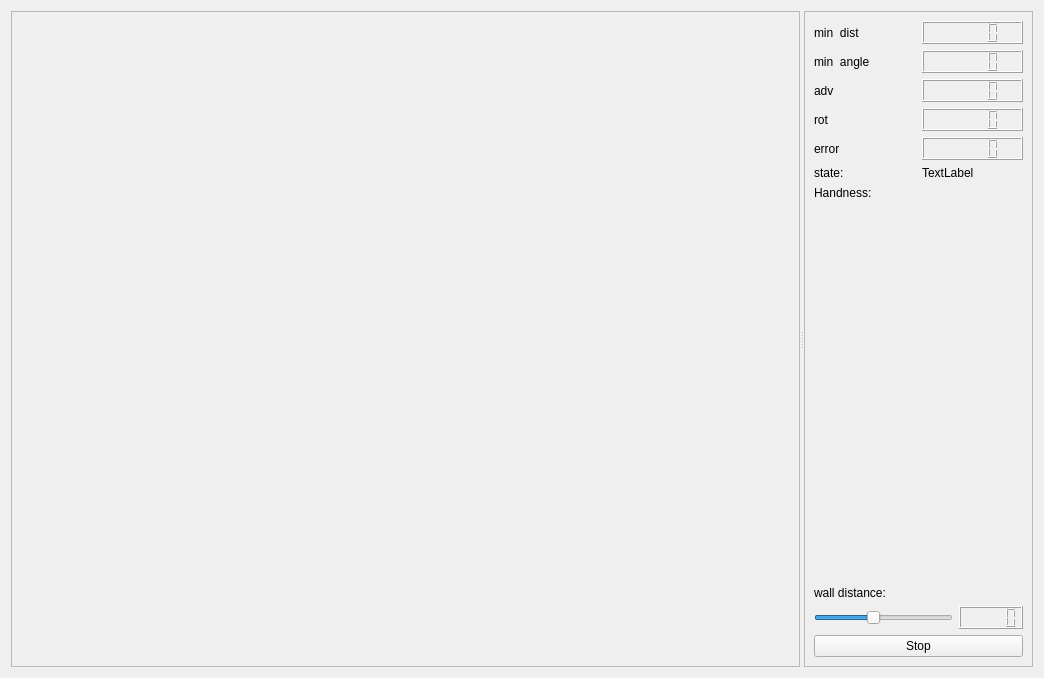
<?xml version="1.0" encoding="UTF-8"?>
<ui version="4.0">
 <class>guiDlg</class>
 <widget class="QWidget" name="guiDlg">
  <property name="geometry">
   <rect>
    <x>0</x>
    <y>0</y>
    <width>1044</width>
    <height>678</height>
   </rect>
  </property>
  <property name="windowTitle">
   <string>chocachoca</string>
  </property>
  <layout class="QVBoxLayout" name="verticalLayout_3">
   <item>
    <widget class="QSplitter" name="splitter">
     <property name="orientation">
      <enum>Qt::Horizontal</enum>
     </property>
     <widget class="QFrame" name="frame">
      <property name="sizePolicy">
       <sizepolicy hsizetype="Expanding" vsizetype="Preferred">
        <horstretch>0</horstretch>
        <verstretch>0</verstretch>
       </sizepolicy>
      </property>
      <property name="minimumSize">
       <size>
        <width>600</width>
        <height>0</height>
       </size>
      </property>
      <property name="frameShape">
       <enum>QFrame::StyledPanel</enum>
      </property>
      <property name="frameShadow">
       <enum>QFrame::Raised</enum>
      </property>
     </widget>
     <widget class="QFrame" name="frame_2">
      <property name="sizePolicy">
       <sizepolicy hsizetype="Minimum" vsizetype="Preferred">
        <horstretch>0</horstretch>
        <verstretch>0</verstretch>
       </sizepolicy>
      </property>
      <property name="frameShape">
       <enum>QFrame::StyledPanel</enum>
      </property>
      <property name="frameShadow">
       <enum>QFrame::Raised</enum>
      </property>
      <layout class="QVBoxLayout" name="verticalLayout_5">
       <item>
        <layout class="QVBoxLayout" name="verticalLayout_4">
         <item>
          <layout class="QHBoxLayout" name="horizontalLayout_2">
           <item>
            <widget class="QLabel" name="label">
             <property name="text">
              <string>min  dist</string>
             </property>
            </widget>
           </item>
           <item>
            <widget class="QLCDNumber" name="lcdNumber_mindist">
             <property name="font">
              <font>
               <weight>75</weight>
               <bold>true</bold>
              </font>
             </property>
            </widget>
           </item>
          </layout>
         </item>
         <item>
          <layout class="QHBoxLayout" name="horizontalLayout_3">
           <item>
            <widget class="QLabel" name="label_2">
             <property name="text">
              <string>min  angle</string>
             </property>
            </widget>
           </item>
           <item>
            <widget class="QLCDNumber" name="lcdNumber_minangle">
             <property name="font">
              <font>
               <weight>75</weight>
               <bold>true</bold>
              </font>
             </property>
            </widget>
           </item>
          </layout>
         </item>
         <item>
          <layout class="QHBoxLayout" name="horizontalLayout_4">
           <item>
            <widget class="QLabel" name="label_4">
             <property name="text">
              <string>adv</string>
             </property>
            </widget>
           </item>
           <item>
            <widget class="QLCDNumber" name="lcdNumber_adv"/>
           </item>
          </layout>
         </item>
         <item>
          <layout class="QHBoxLayout" name="horizontalLayout_5">
           <item>
            <widget class="QLabel" name="label_5">
             <property name="text">
              <string>rot</string>
             </property>
            </widget>
           </item>
           <item>
            <widget class="QLCDNumber" name="lcdNumber_rot"/>
           </item>
          </layout>
         </item>
         <item>
          <layout class="QHBoxLayout" name="horizontalLayout_6">
           <item>
            <widget class="QLabel" name="label_3">
             <property name="text">
              <string>error</string>
             </property>
            </widget>
           </item>
           <item>
            <widget class="QLCDNumber" name="lcdNumber_error"/>
           </item>
          </layout>
         </item>
         <item>
          <layout class="QHBoxLayout" name="horizontalLayout">
           <item>
            <widget class="QLabel" name="label_state_name">
             <property name="text">
              <string>state:</string>
             </property>
            </widget>
           </item>
           <item>
            <widget class="QLabel" name="label_state">
             <property name="text">
              <string>TextLabel</string>
             </property>
            </widget>
           </item>
          </layout>
         </item>
         <item>
          <layout class="QHBoxLayout" name="horizontalLayout_8">
           <item>
            <widget class="QLabel" name="label_7">
             <property name="text">
              <string>Handness:</string>
             </property>
            </widget>
           </item>
           <item>
            <widget class="QLabel" name="label_handness">
             <property name="text">
              <string/>
             </property>
            </widget>
           </item>
          </layout>
         </item>
         <item>
          <spacer name="verticalSpacer">
           <property name="orientation">
            <enum>Qt::Vertical</enum>
           </property>
           <property name="sizeHint" stdset="0">
            <size>
             <width>20</width>
             <height>40</height>
            </size>
           </property>
          </spacer>
         </item>
         <item>
          <layout class="QVBoxLayout" name="verticalLayout">
           <item>
            <widget class="QLabel" name="label_8">
             <property name="text">
              <string>wall distance:</string>
             </property>
            </widget>
           </item>
           <item>
            <layout class="QHBoxLayout" name="horizontalLayout_7">
             <item>
              <widget class="QSlider" name="horizontalSlider_wall_distance">
               <property name="maximum">
                <number>1000</number>
               </property>
               <property name="value">
                <number>420</number>
               </property>
               <property name="orientation">
                <enum>Qt::Horizontal</enum>
               </property>
              </widget>
             </item>
             <item>
              <widget class="QLCDNumber" name="lcdNumber_wall_distance"/>
             </item>
            </layout>
           </item>
          </layout>
         </item>
         <item>
          <widget class="QPushButton" name="pushButton_stop">
           <property name="text">
            <string>Stop</string>
           </property>
           <property name="checkable">
            <bool>true</bool>
           </property>
          </widget>
         </item>
        </layout>
       </item>
      </layout>
     </widget>
    </widget>
   </item>
  </layout>
 </widget>
 <resources/>
 <connections/>
</ui>
